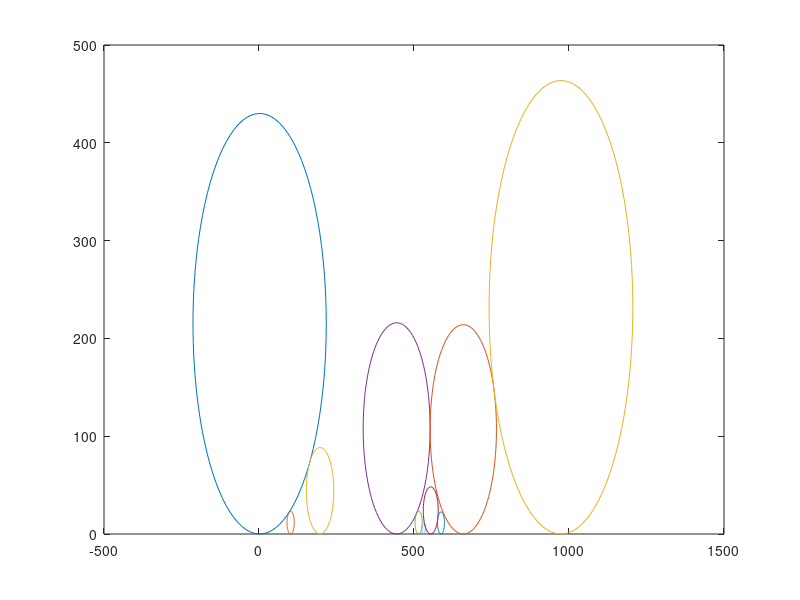

The MATLAB script that drew this image:
%% generate test case
n = 10;
n_max = 1000;
d = [randi(n_max, n, 1) randi(n_max+1, n, 1)-1];
d = sortrows(d, 1);
unique_ck = 1;
while unique_ck
    unique_ck = 0;
    for idx = 2:n
        if d(idx, 1) == d(idx-1, 1)
            d(idx, 1) = randi(n_max);
            unique_ck = 1;
        end
    end
    d = sortrows(d, 1);
end
%% brute force
x1 = d(:, 1);
r1 = d(:, 2);
r_max1 = d(:, 2);

for idx = 2:n
    for idx2 = 1:idx-1
        r1(idx) = min((x1(idx)-x1(idx2))^2/4/r1(idx2), r1(idx));
    end
end
d
r1
close all
figure(1)
th = linspace(0, 2*pi, 100);
for idx = 1:n
    circ_x = r1(idx)*cos(th);
    circ_y = r1(idx)*sin(th);
    plot(circ_x+x1(idx), circ_y+r1(idx));
    hold on
end